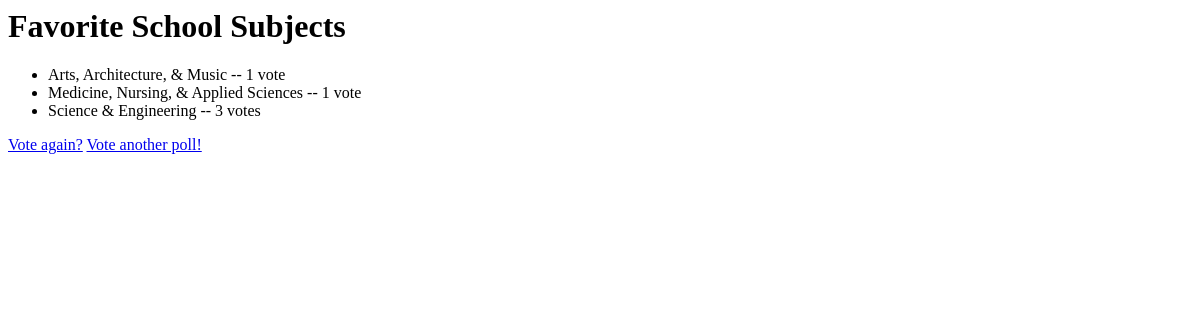
The app's page /polls/9/results/, older data.
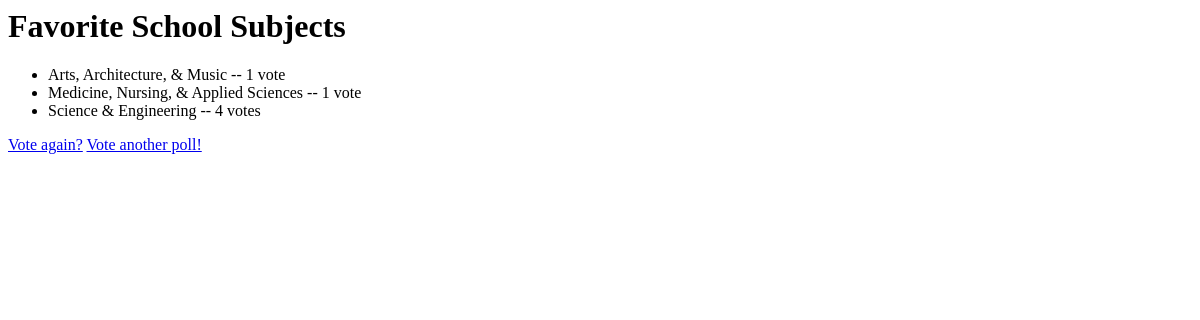
The same page, newer data.
### polls/models.py (models this page shows, shortened)
class Choice(models.Model):
	question = models.ForeignKey(Question, on_delete=models.CASCADE)
	choice_text = models.CharField(max_length=200)
	votes = models.IntegerField(default=0)

### polls/views.py (the view)
# urls.py: url(r'^(?P<question_id>[0-9]+)/results/$', views.results, name='results'),
def results(request, question_id):
    question = get_object_or_404(Question, pk=question_id)
    return render(request, 'polls/results.html', {'question': question})

### polls/templates/polls/results.html
<h1>{{ question.question_text }}</h1>
<ul>
{% for choice in question.choice_set.all %}
    <li>{{ choice.choice_text }} -- {{ choice.votes }} vote{{ choice.votes|pluralize }}</li>
{% endfor %}
</ul>
<a href="{% url 'polls:detail' question.id %}">Vote again?</a>
<a href="{% url 'polls:index' %}">Vote another poll!</a>

Row changes from the older to the newer data that the page shows:
changed Choice "Science & Engineering": votes "3" → "4"
